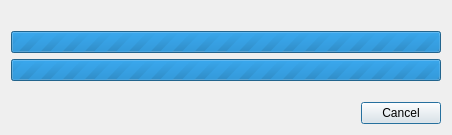
<?xml version="1.0" encoding="UTF-8"?>
<ui version="4.0">
 <class>DialogGetFileFromServerProcess</class>
 <widget class="QDialog" name="DialogGetFileFromServerProcess">
  <property name="geometry">
   <rect>
    <x>0</x>
    <y>0</y>
    <width>452</width>
    <height>135</height>
   </rect>
  </property>
  <property name="windowTitle">
   <string>Download file</string>
  </property>
  <layout class="QVBoxLayout" name="verticalLayout">
   <item>
    <widget class="QLabel" name="labelInfoModule">
     <property name="text">
      <string/>
     </property>
     <property name="alignment">
      <set>Qt::AlignCenter</set>
     </property>
    </widget>
   </item>
   <item>
    <widget class="QProgressBar" name="progressBarModule">
     <property name="maximum">
      <number>0</number>
     </property>
     <property name="value">
      <number>0</number>
     </property>
     <property name="alignment">
      <set>Qt::AlignCenter</set>
     </property>
    </widget>
   </item>
   <item>
    <widget class="QProgressBar" name="progressBarBytes">
     <property name="maximum">
      <number>0</number>
     </property>
     <property name="value">
      <number>0</number>
     </property>
     <property name="alignment">
      <set>Qt::AlignCenter</set>
     </property>
    </widget>
   </item>
   <item>
    <spacer name="verticalSpacer">
     <property name="orientation">
      <enum>Qt::Vertical</enum>
     </property>
     <property name="sizeHint" stdset="0">
      <size>
       <width>20</width>
       <height>6</height>
      </size>
     </property>
    </spacer>
   </item>
   <item>
    <layout class="QHBoxLayout" name="horizontalLayout">
     <item>
      <spacer name="horizontalSpacer">
       <property name="orientation">
        <enum>Qt::Horizontal</enum>
       </property>
       <property name="sizeHint" stdset="0">
        <size>
         <width>40</width>
         <height>20</height>
        </size>
       </property>
      </spacer>
     </item>
     <item>
      <widget class="QPushButton" name="pushButtonCancel">
       <property name="text">
        <string>Cancel</string>
       </property>
      </widget>
     </item>
    </layout>
   </item>
  </layout>
 </widget>
 <resources/>
 <connections/>
</ui>
